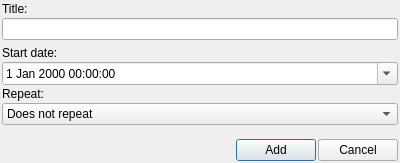
<?xml version="1.0" encoding="UTF-8"?>
<ui version="4.0">
 <class>DialogReminder</class>
 <widget class="QDialog" name="DialogReminder">
  <property name="geometry">
   <rect>
    <x>0</x>
    <y>0</y>
    <width>400</width>
    <height>163</height>
   </rect>
  </property>
  <property name="windowTitle">
   <string>Dialog</string>
  </property>
  <layout class="QVBoxLayout" name="verticalLayout">
   <property name="spacing">
    <number>0</number>
   </property>
   <property name="leftMargin">
    <number>0</number>
   </property>
   <property name="topMargin">
    <number>0</number>
   </property>
   <property name="rightMargin">
    <number>0</number>
   </property>
   <property name="bottomMargin">
    <number>0</number>
   </property>
   <item>
    <widget class="QWidget" name="widget" native="true">
     <property name="sizePolicy">
      <sizepolicy hsizetype="Preferred" vsizetype="Preferred">
       <horstretch>0</horstretch>
       <verstretch>1</verstretch>
      </sizepolicy>
     </property>
     <layout class="QVBoxLayout" name="verticalLayout_2">
      <property name="spacing">
       <number>2</number>
      </property>
      <property name="leftMargin">
       <number>2</number>
      </property>
      <property name="topMargin">
       <number>2</number>
      </property>
      <property name="rightMargin">
       <number>2</number>
      </property>
      <property name="bottomMargin">
       <number>2</number>
      </property>
      <item>
       <widget class="QLabel" name="label">
        <property name="text">
         <string>Title:</string>
        </property>
       </widget>
      </item>
      <item>
       <widget class="QLineEdit" name="tedTitle"/>
      </item>
      <item>
       <spacer name="verticalSpacer">
        <property name="orientation">
         <enum>Qt::Vertical</enum>
        </property>
        <property name="sizeType">
         <enum>QSizePolicy::Fixed</enum>
        </property>
        <property name="sizeHint" stdset="0">
         <size>
          <width>20</width>
          <height>4</height>
         </size>
        </property>
       </spacer>
      </item>
      <item>
       <widget class="QLabel" name="label_5">
        <property name="text">
         <string>Start date:</string>
        </property>
       </widget>
      </item>
      <item>
       <widget class="QDateTimeEdit" name="dteStartTime">
        <property name="calendarPopup">
         <bool>true</bool>
        </property>
       </widget>
      </item>
      <item>
       <widget class="QLabel" name="label_2">
        <property name="text">
         <string>Repeat:</string>
        </property>
       </widget>
      </item>
      <item>
       <widget class="QComboBox" name="cbxRepeat">
        <item>
         <property name="text">
          <string>Does not repeat</string>
         </property>
        </item>
        <item>
         <property name="text">
          <string>Repeats daily</string>
         </property>
        </item>
        <item>
         <property name="text">
          <string>Repeats weekly</string>
         </property>
        </item>
        <item>
         <property name="text">
          <string>Repeats monthly</string>
         </property>
        </item>
       </widget>
      </item>
      <item>
       <widget class="QWidget" name="widget_3" native="true">
        <layout class="QGridLayout" name="gridLayout">
         <property name="leftMargin">
          <number>8</number>
         </property>
         <property name="topMargin">
          <number>4</number>
         </property>
         <property name="rightMargin">
          <number>8</number>
         </property>
         <property name="bottomMargin">
          <number>4</number>
         </property>
         <property name="horizontalSpacing">
          <number>8</number>
         </property>
         <property name="verticalSpacing">
          <number>2</number>
         </property>
        </layout>
       </widget>
      </item>
      <item>
       <spacer name="verticalSpacer_2">
        <property name="orientation">
         <enum>Qt::Vertical</enum>
        </property>
        <property name="sizeHint" stdset="0">
         <size>
          <width>20</width>
          <height>0</height>
         </size>
        </property>
       </spacer>
      </item>
     </layout>
    </widget>
   </item>
   <item>
    <widget class="QWidget" name="widget_2" native="true">
     <property name="sizePolicy">
      <sizepolicy hsizetype="Preferred" vsizetype="Minimum">
       <horstretch>0</horstretch>
       <verstretch>0</verstretch>
      </sizepolicy>
     </property>
     <layout class="QHBoxLayout" name="horizontalLayout">
      <property name="spacing">
       <number>2</number>
      </property>
      <property name="leftMargin">
       <number>2</number>
      </property>
      <property name="topMargin">
       <number>2</number>
      </property>
      <property name="rightMargin">
       <number>2</number>
      </property>
      <property name="bottomMargin">
       <number>2</number>
      </property>
      <item>
       <spacer name="horizontalSpacer">
        <property name="orientation">
         <enum>Qt::Horizontal</enum>
        </property>
        <property name="sizeHint" stdset="0">
         <size>
          <width>192</width>
          <height>20</height>
         </size>
        </property>
       </spacer>
      </item>
      <item>
       <widget class="QPushButton" name="btnAccept">
        <property name="text">
         <string>Add</string>
        </property>
       </widget>
      </item>
      <item>
       <widget class="QPushButton" name="btnCancel">
        <property name="text">
         <string>Cancel</string>
        </property>
       </widget>
      </item>
     </layout>
    </widget>
   </item>
  </layout>
 </widget>
 <resources/>
 <connections/>
</ui>
